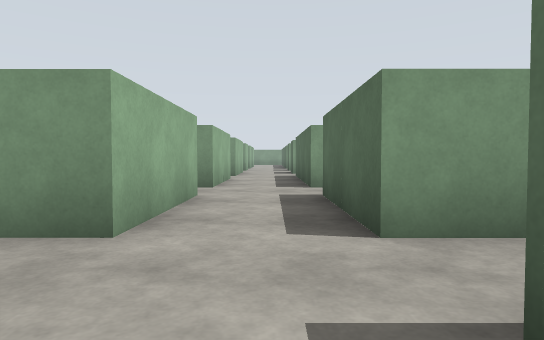
[1] (above)

24 first-person views from a walk through a world built for the Gazebo simulator. The camera is 1.2 m above the floor, tilts 2° down and sees 75° across. The floor is counted in squares, 2 m on a side. Each view is taken from the middle of a square. On the plan, view 1 faces up. The plan holds only what a view shows up to about 10 squares ahead; the rest is blank. The place goes on beyond the plan. Simple patterns stand in for the simulator's built-in surfaces. Some stock models are drawn as simple stand-ins. Some surface patterns are stand-ins.

[2]
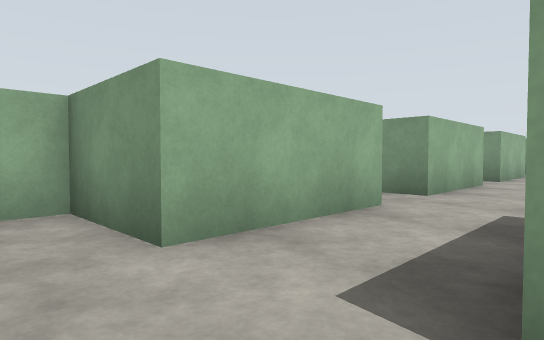

[3]
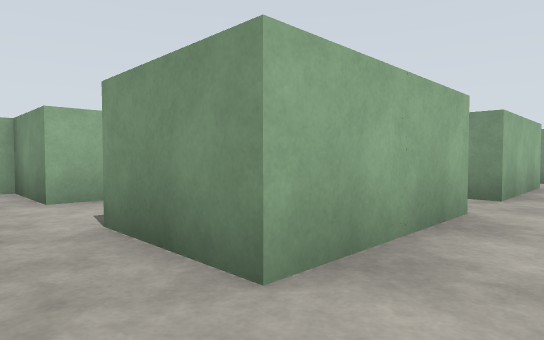

[4]
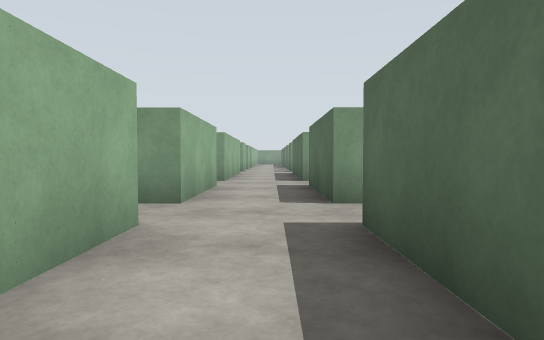

[5]
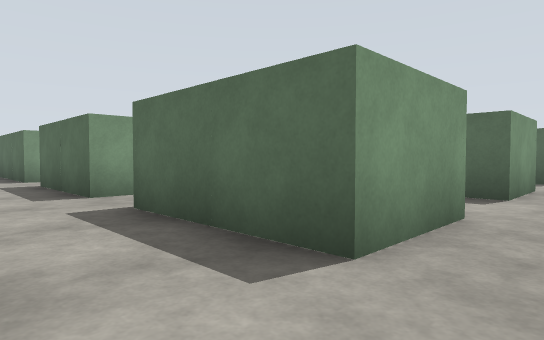

[6]
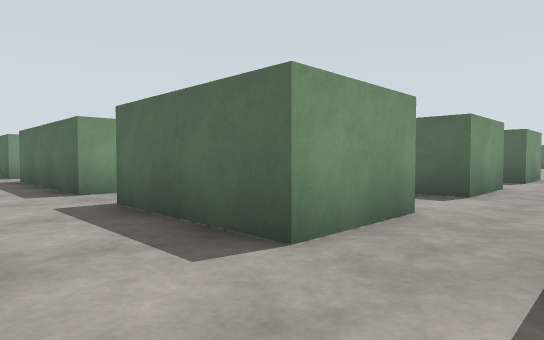

[7]
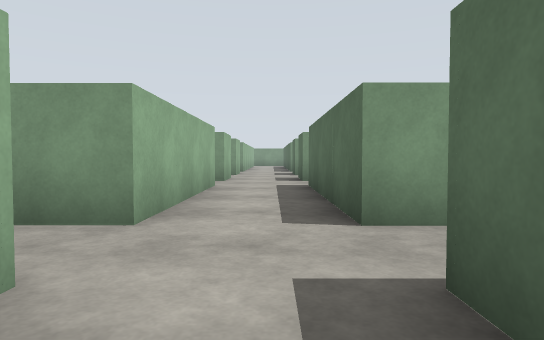

[8]
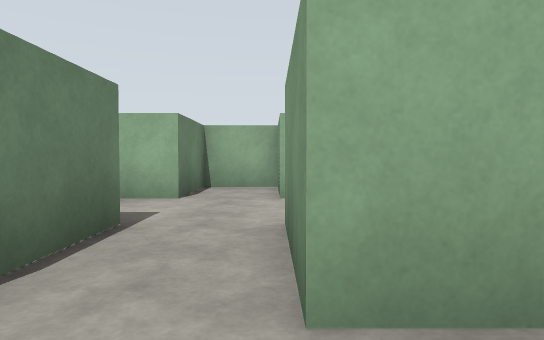

[9]
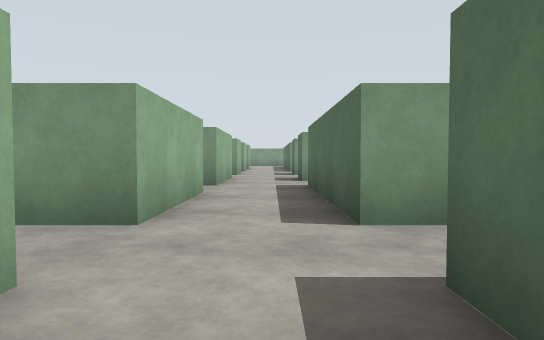

[10]
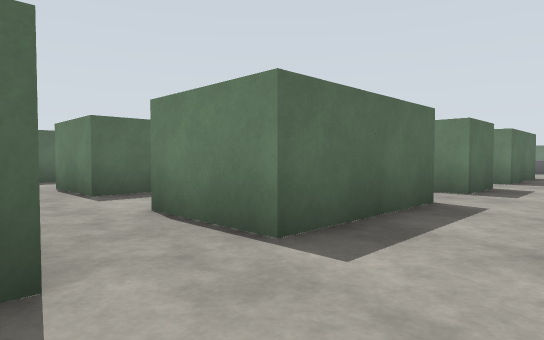

[11]
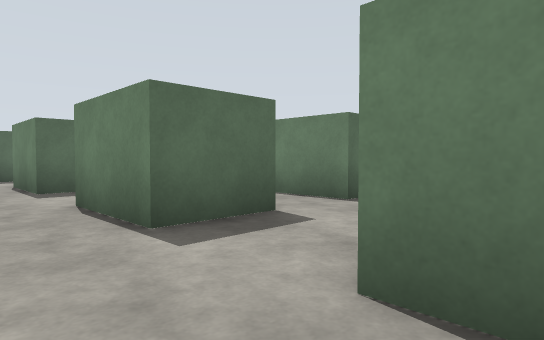

[12]
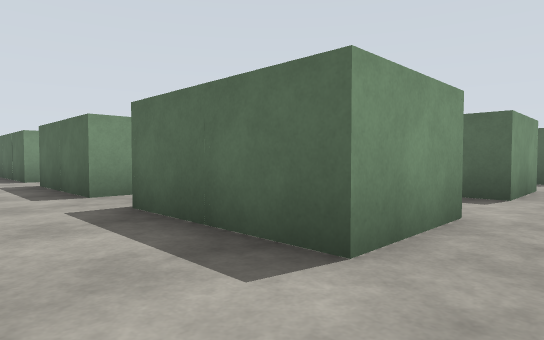

[13]
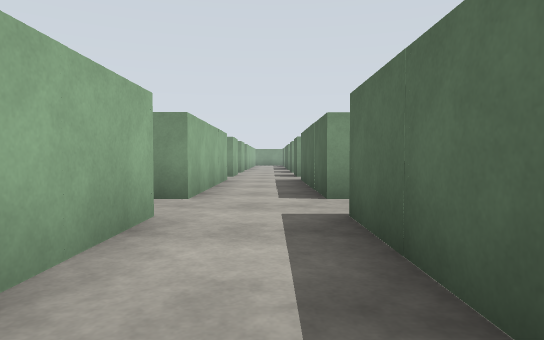

[14]
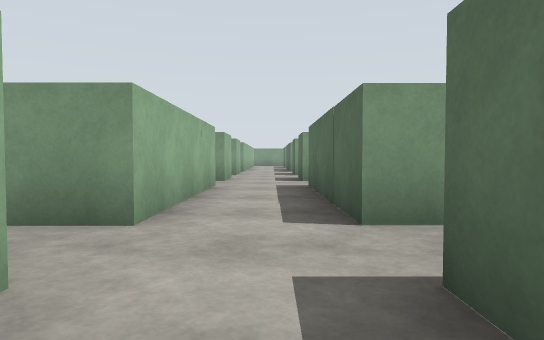

[15]
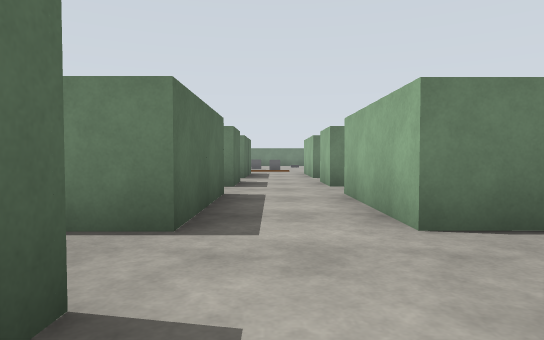

[16]
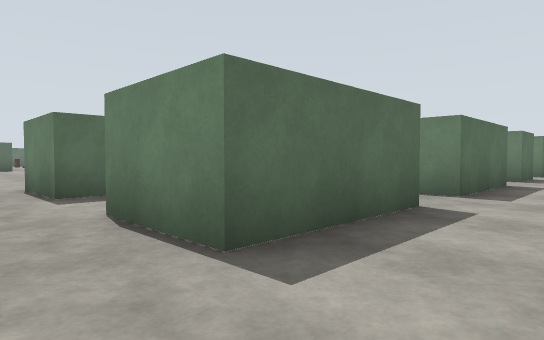

[17]
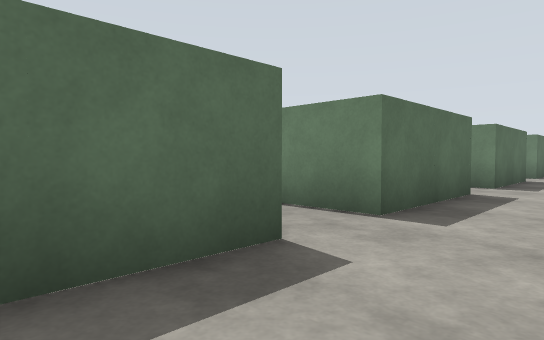

[18]
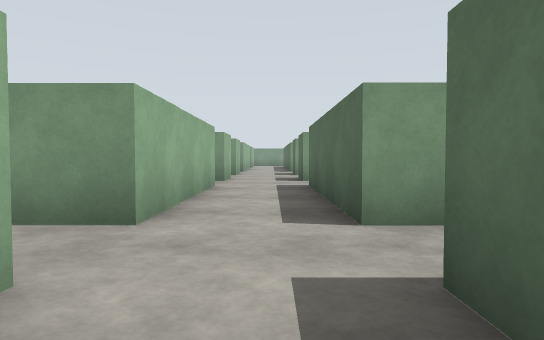

[19]
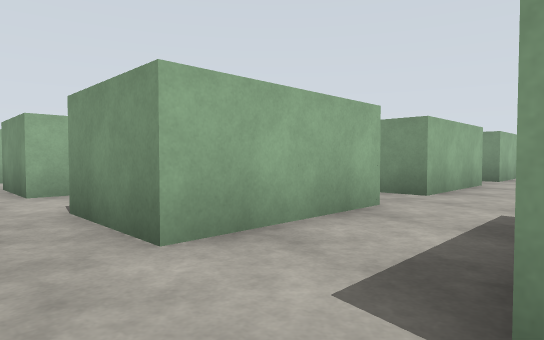

[20]
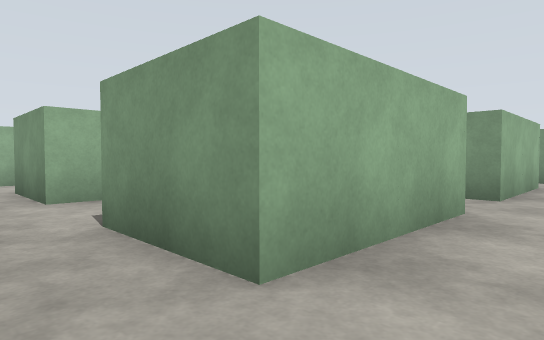

[21]
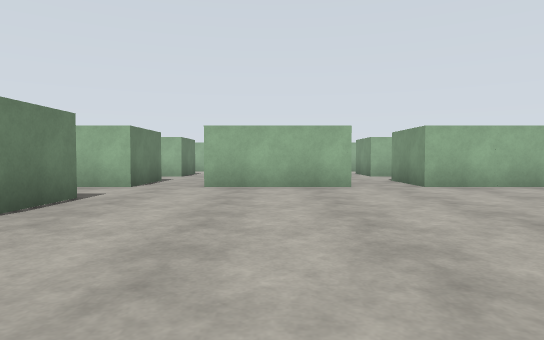

[22]
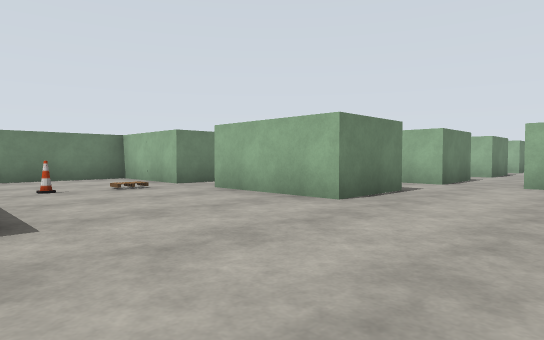

[23]
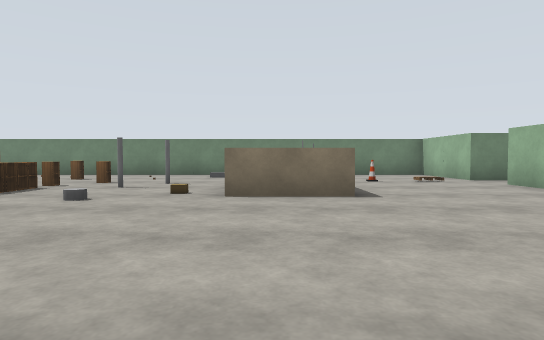

[24]
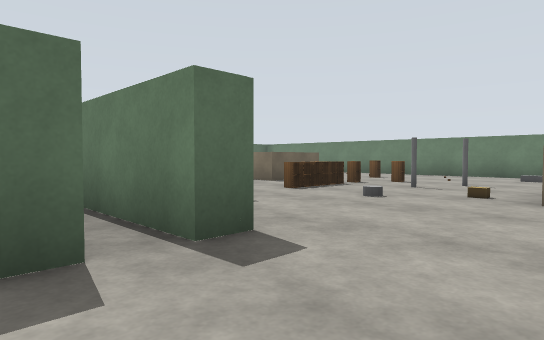

### Floor plan
Points are (right, up) in squares from view 1. A wall is a line through its corners. A room is listed if a view was taken in it or the views show most of it. See-through windows are left out.
Room 1 (views 1, 9, 10, 11)
walls: (-1.2, 1.3) (-1.2, -1.9) (-3.2, -1.9) (-3.2, -2.5); (0.8, 2.6) (0.8, 5.6); (0.8, 7.1) (0.8, 10.5); (-3.2, 7.1) (-3.2, 5.6) (-1.2, 5.6) (-1.2, 2.6) (-2.1, 2.6); (0.8, -1.9) (0.8, 1.1); (-1.9, -3.4) (-1.1, -3.4); (-1.2, 10.1) (-1.2, 7.1) (-2.9, 7.1); (0.8, -5) (0.8, -3.4)
ways out: opening at (1.5, -2.5) to room 2; opening at (1.5, 2) to room 2; opening at (1.5, 6) to room 2; opening at (-0.5, -4)
Room 2 (views 2, 3, 4, 5, 6, 7, 8)
walls: (0.8, 1.1) (2.8, 1.1) (2.8, -1.9) (0.8, -1.9); (2.8, 5.8) (2.8, 2.6) (0.8, 2.6); (6.9, 2.6) (4.8, 2.6) (4.8, 5.6); (0.8, 5.6) (2.2, 5.6); (6.8, -1.9) (4.8, -1.9) (4.8, 1.1) (6.8, 1.1); (0.8, -3.4) (2.9, -3.4); (4.8, -4) (4.8, -3.4) (6.8, -3.4); (6.8, 7.1) (4.8, 7.1) (4.8, 10.5); (2.8, 10.5) (2.8, 7.1) (0.8, 7.1)
ways out: opening at (1.5, -2.5) to room 1; opening at (1.5, 2) to room 1; opening at (1.5, 6) to room 1; opening at (5.5, -3) to room 3; opening at (5.5, 2) to room 3; opening at (5.5, 6) to room 3; opening at (3.5, -4)
Room 3 (views 12, 13, 14, 15, 16)
walls: (6.8, 1.1) (6.8, -1.9); (10.8, 2.6) (8.8, 2.6) (8.8, 5.6) (10.8, 5.6); (6.8, 5.6) (6.8, 3.5); (10.8, 7.1) (8.8, 7.1) (8.8, 10.5); (10.8, -1.9) (8.8, -1.9) (8.8, 1.1) (9.7, 1.1); (6.8, -3.4) (6.8, -4.9); (6.8, 10.5) (6.8, 7.1); (8.8, -4.9) (8.8, -3.3)
ways out: opening at (5.5, -3) to room 2; opening at (5.5, 2) to room 2; opening at (5.5, 6) to room 2; opening at (9.5, -2.5) to room 4; opening at (9.5, 2) to room 4; opening at (9.5, 6) to room 4; opening at (7.5, -4)
Room 4 (views 17, 18, 19)
walls: (10.8, 1.3) (10.8, -1.9); (14.8, 2.6) (12.8, 2.6) (12.8, 5.6) (14.8, 5.6); (10.8, 5.6) (10.8, 2.6); (14.8, 7.1) (12.8, 7.1) (12.8, 10.5); (14.8, -1.9) (12.8, -1.9) (12.8, 1.1) (14.8, 1.1); (10.8, 10.5) (10.8, 7.1)
ways out: opening at (9.5, -2.5) to room 3; opening at (9.5, 2) to room 3; opening at (9.5, 6) to room 3; opening at (13.5, -3) to room 5; opening at (13.5, 2) to room 5; opening at (13.5, 6) to room 5
Room 5 (views 20, 21, 22, 23, 24)
walls: (22.6, 0.6) (24.7, 0.6); (26.2, 4) (26.2, 4.6) (28.6, 4.6); (26.2, 5.2) (26.2, 5.7); (16.6, 1.1) (18.7, 1.1) (18.7, -2); (17.6, -3.4) (18.7, -3.4) (18.7, -6); (14.8, 1.1) (14.8, -1.9); (30.5, -2.6) (30.5, -0.5) (31.2, -0.5); (14.8, 5.6) (14.8, 2.6); (19.1, -6.4) (21.7, -6.4); (14.8, 9.6) (14.8, 7.1)
ways out: opening at (13.5, -3) to room 4; opening at (13.5, 2) to room 4; opening at (13.5, 6) to room 4
objects: other object (20, -3); cone (21, -3); other object (23, -2); other object (26, -5); grey pole (26, -2); cardboard box (26, 0); grey pole (27, -1); grey cylinder (27, 1); cabinet (28, -2); cabinet (29, -4); cabinet (29, -2); cabinet (29, -1); cabinet (29, 0); cabinet (29, 1)

Where each view was taken, in squares from view 1:
view 1: 0 up, 0 right, facing up
view 2: 3 down, 1 right, facing up-left
view 3: 3 down, 4 right, facing up-left
view 4: 2 down, 4 right, facing up
view 5: 3 down, 3 right, facing up-right
view 6: 1 up, 3 right, facing up-right
view 7: 4 up, 4 right, facing up
view 8: 7 up, 4 right, facing left
view 9: 4 up, 0 right, facing up
view 10: 3 up, 1 left, facing down-right
view 11: 2 down, 2 left, facing down-right
view 12: 3 down, 7 right, facing up-right
view 13: 2 up, 8 right, facing up
view 14: 4 up, 8 right, facing up
view 15: 4 up, 8 right, facing down
view 16: 7 up, 7 right, facing down-right
view 17: 9 up, 11 right, facing down-right
view 18: 4 up, 12 right, facing up
view 19: 3 down, 13 right, facing up-left
view 20: 3 down, 16 right, facing up-left
view 21: 4 up, 22 right, facing left
view 22: 4 up, 23 right, facing down-left
view 23: 6 up, 24 right, facing down
view 24: 6 up, 24 right, facing down-right
